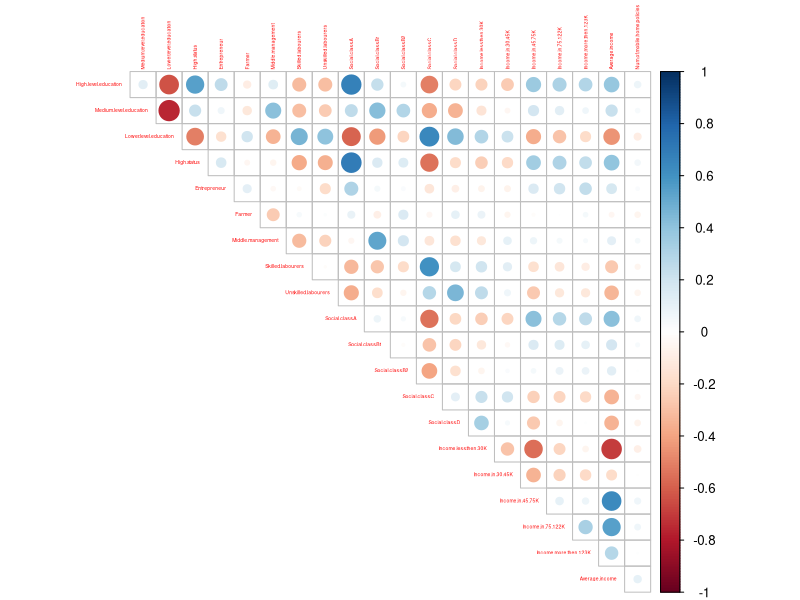
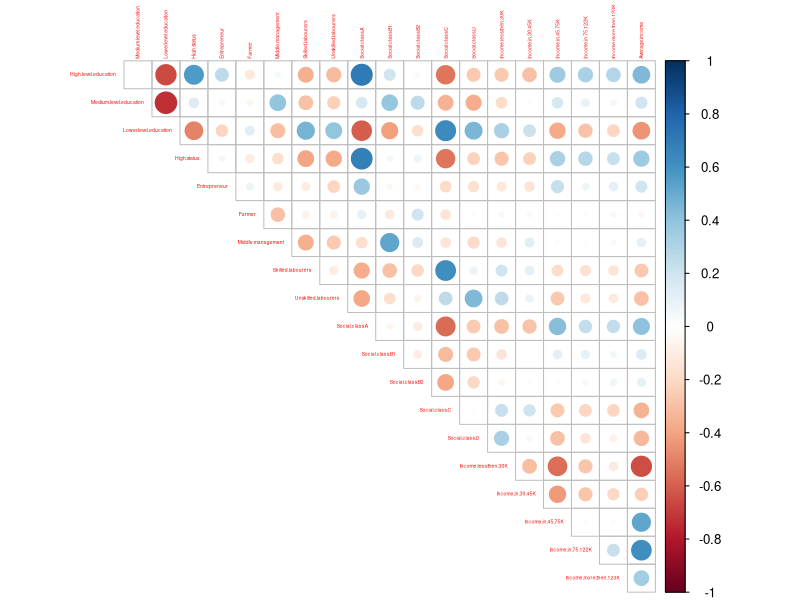
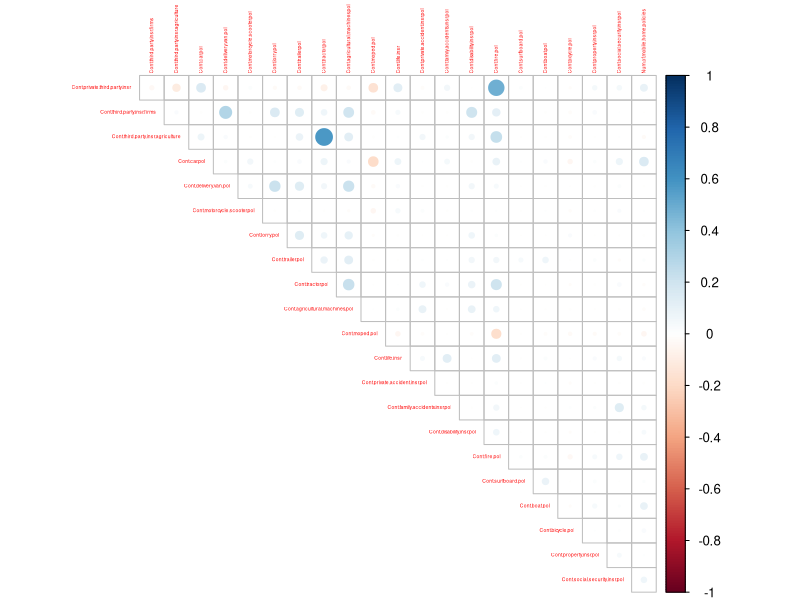
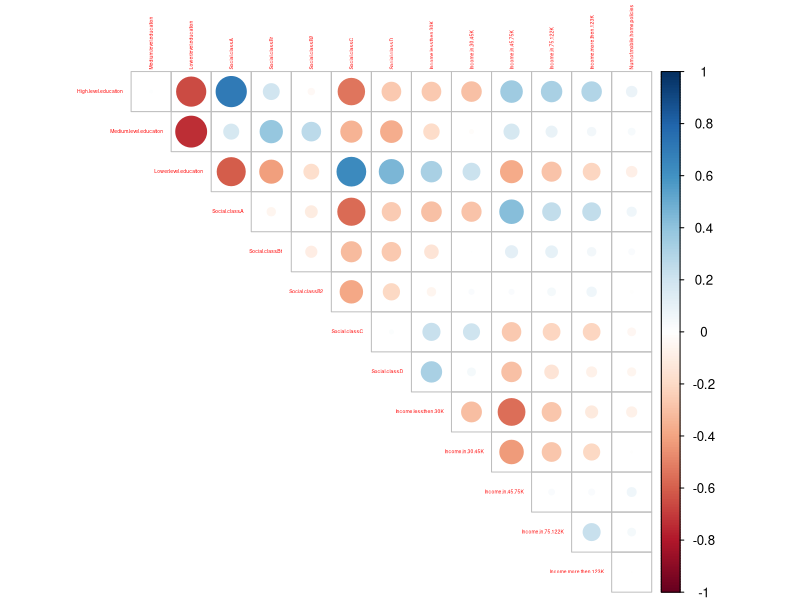
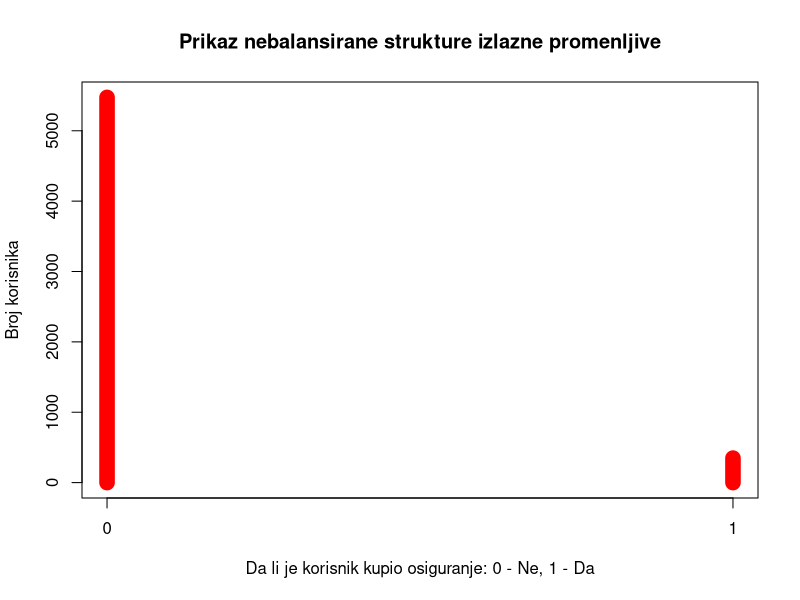

Recreate these plots in R, in order.
#Reding data from csv files
train.data <- read.csv("ticdata2000.csv.xls",header = F,  stringsAsFactors = FALSE)
train.data[1,1] <- 33
colnames(train.data) <- c("Customer.Subtype", "Number.of.houses", "Avg.size.household","Avg.age","Customer.main.type","Roman.catholic","Protestant","Other.religion", "No.religion", "Married", "Living.together", "Other.relation","Singles", "Household.without.children","Household.with.children", "High.level.education", "Medium.level.education", "Lower.level.education", "High.status", "Entrepreneur","Farmer","Middle.management","Skilled.labourers", "Unskilled.labourers", "Social.class.A","Social.class.B1","Social.class.B2",  "Social.class.C", "Social.class.D",  "Rented.house", "Home.owners", "1.car", "2.cars", "No.car","National.Health.Service","Private.health.insurance","Income.less.then.30K","Income.in.30.45K", "Income.in.45.75K", "Income.in.75.122K", "Income.more.then.123K", "Average.income", "Purchasing.power.class", "Cont.private.third.party.insr", "Cont.third.party.insr.firms", "Cont.third.party.insr.agriculture", "Cont.car.pol", "Cont.delivery.van.pol", "Cont.motorcycle.scooter.pol", "Cont.lorry.pol", "Cont.trailer.pol", "Cont.tractor.pol", "Cont.agricultural.machines.pol", "Cont.moped.pol", "Cont.life.insr", "Cont.private.accident.insr.pol", "Cont.family.accidents.insr.pol", "Cont.disability.insr.pol", "Cont.fire.pol", "Cont.surfboard.pol","Cont.boat.pol",
                          "Cont.bicycle.pol",
                          "Cont.property.insr.pol",
                          "Cont.social.security.insr.pol",
                          "Num.of.private.third.party.insur",
                          "Num.of.third.party.insr.firms",
                          "Num.of.third.party.insr.agriculture",
                          "Num.of.car.pol",
                          "Num.of.delivery.van.pol",
                          "Num.of.motorcycle.scooter.pol",
                          "Num.of.lorry.pol",
                          "Numb.of.trailer.pol",
                          "Num.of.tractor.pol",
                          "Num.of.agricultural.machines.pol",
                          "Num.of.moped.pol",
                          "Number.of.life.insr",
                          "Number.of.private.accident.insr.pol",
                          "Number.of.family.accidents.insr.pol",
                          "Number.of.disability.insr.pol",
                          "Number.of.fire.pol","Num.of.surfboard.pol", "Number.of.boat.pol","Num.of.bicycle.pol", "Num.of.property.insr.pol", "Num.of.social.security.insr.pol", "Num.of.mobile.home.policies")

# train data
View(train.data)
# Reading test data
test.data <- read.csv("ticeval2000.csv.xls",header = F,  stringsAsFactors = FALSE)
test.data[1,1] <- 33

colnames(test.data) <- colnames(train.data[-86])

# Reading target for test data
test.target <- read.csv("tictarget.csv",header = F,  stringsAsFactors = FALSE)
colnames(test.target) <- colnames(train.data[86])

test.data <- cbind(test.data,test.target)

#correlation
install.packages("corrplot")
library(corrplot)
train.data[,86] <- as.integer(train.data[,86])
corr_matrix<- cor(train.data[,c(16:29,37:42,86)])
corr_matrix<- cor(train.data[,c(16:29,37:42,86)], method = "spearman")
corrplot(corr_matrix, type = "upper", diag = F,tl.pos = NULL, tl.cex = 0.3, tl.col = "red", tl.offset = 0.4, tl.srt = 90)

data <- rbind(train.data,test.data)
corr_matrix_2<- cor(data[,c(16:29,37:42)])
corrplot(corr_matrix_2, type = "upper", diag = F,tl.pos = NULL, tl.cex = 0.3, tl.col = "red", tl.offset = 0.4, tl.srt = 90)



zeros_train <- colSums(train.data[,c(44:85)]==0)/nrow(train.data[,c(44:85)]==0)*100
zeros_sum <- colSums(data[,c(44:85)]==0)/nrow(data[,c(44:85)]==0)*100
zeros_train
zeros_sum
which(zeros_train<90)
which(zeros_sum<90)



corr_matrix_2<- cor(train.data[,c(44:64,86)])
corrplot(corr_matrix_2, type = "upper", diag = F,tl.pos = NULL, tl.cex = 0.3, tl.col = "red", tl.offset = 0.4, tl.srt = 90)
#izbaciti number of..
#cont. car, fire, private third party...

corr_matrix_3<- cor(data[,c(16:18,25:29,37:41,86)])
corrplot(corr_matrix_3, type = "upper", diag = F,tl.pos = NULL, tl.cex = 0.3, tl.col = "red", tl.offset = 0.4, tl.srt = 90)


#Izbacivanje kolona nakon konsultovanja sa profesorkom 

#ostaju
colnames(train.data[c(44, 47, 59, 61)])

#Dobijanje agregirane varijable za uloženi novac u ostala osiguranja
train.data.other.contribution <- train.data[, 44:64]
train.data.other.contribution$Cont.private.third.party.insr <- NULL
train.data.other.contribution$Cont.car.pol <- NULL
train.data.other.contribution$Cont.fire.pol <- NULL
train.data.other.contribution$Cont.boat.pol <- NULL
train.data.other.contribution <- as.data.frame(apply(train.data.other.contribution, 1, sum))

#Dobijanje agregirane varijable za broj kupljenih ostalih osiguranja
train.data.other.number.of.pol <- train.data[, 65:85]
train.data.other.number.of.pol$Num.of.private.third.party.insur <- NULL
train.data.other.number.of.pol$Num.of.car.pol <- NULL
train.data.other.number.of.pol$Number.of.fire.pol <- NULL
train.data.other.number.of.pol$Number.of.boat.pol <- NULL
train.data.other.number.of.pol <- as.data.frame(apply(train.data.other.number.of.pol, 1, sum))

train.data.new <- train.data[,-c(6:9, 42, 16:18, 25:29, 45, 46, 48:58, 60, 62:64, 66, 67, 69:79, 81, 83:85)]
train.data.new$Other.contribution <- train.data.other.contribution
train.data.new$Number.of.other.policies <- train.data.other.number.of.pol

#Za data set za testiranje dobijanje agregirane varijable za uloženi novac u ostala osiguranja
test.data.other.contribution <- test.data[, 44:64]
test.data.other.contribution$Cont.private.third.party.insr <- NULL
test.data.other.contribution$Cont.car.pol <- NULL
test.data.other.contribution$Cont.fire.pol <- NULL
test.data.other.contribution$Cont.boat.pol <- NULL
test.data.other.contribution <- as.data.frame(apply(test.data.other.contribution, 1, sum))

#Za data set za testiranje dobijanje agregirane varijable za broj kupljenih ostalih osiguranja
test.data.other.number.of.pol <- test.data[, 65:85]
test.data.other.number.of.pol$Num.of.private.third.party.insur <- NULL
test.data.other.number.of.pol$Num.of.car.pol <- NULL
test.data.other.number.of.pol$Number.of.fire.pol <- NULL
test.data.other.number.of.pol$Number.of.boat.pol <- NULL
test.data.other.number.of.pol <- as.data.frame(apply(test.data.other.number.of.pol, 1, sum))

test.data.new <- test.data[,-c(6:9, 42, 16:18, 25:29, 45, 46, 48:58, 60, 62:64, 66, 67, 69:79, 81, 83:85)]
test.data.new$Other.contribution <- test.data.other.contribution
test.data.new$Number.of.other.policies <- test.data.other.number.of.pol


# Unbalanced structure of target variable
table(train.data$Num.of.mobile.home.policies)
plot(table(train.data$Num.of.mobile.home.policies), type = "h", col = "red", lwd = 15, xlab = "Da li je korisnik kupio osiguranje: 0 - Ne, 1 - Da", ylab = "Broj korisnika", main = "Prikaz nebalansirane strukture izlazne promenljive")

# All datasets
# str(train.data)
# str(test.data)
# str(data)
# str(train.data.new)
# str(test.data.new)

